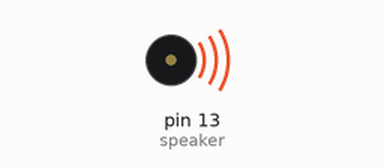
Simulated run of this sketch. Board: Arduino Uno, built with avr-gcc and run on an emulated ATmega328P. Parts: buzzer (waves = sounding).

Above: at 0.1 s.
Timing chart, 0 to 40.0 s (numbered marks = the images above):
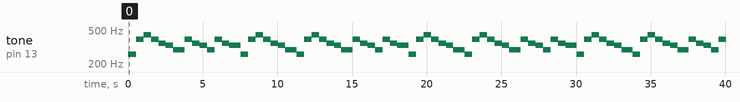

Measured:
- by itself, tone on pin 13 (speaker): plays 262 Hz for 0.04 s, 261 Hz for 0.50 s, 392 Hz for 0.50 s, 440 Hz for 0.50 s, 392 Hz for 0.50 s, 350 Hz for 0.50 s … (76 notes in this stretch)

The sketch:

Twinkle.ino
```cpp
//Adam Tesfai
//twinkle


int speaker = 13;
int tempo= 1000;
int w = tempo;
int h = w/2;
int q = h/2;
int e = q/2;
int s = e/2;

//define pitches for c scale

int c4 = 261;
int d4 = 293;
int e4 = 330;
int f4 = 350;
int g4 = 392;
int an4 = 440;
int b4 = 494;
int c5 = 523;

//function twinkle 1
void twinkle1() {
  //note for twinkle line 1
  int lineANotes [] = {c4, c4, g4, g4, an4, an4, g4, f4, f4, e4, e4, d4, d4, c4, };
  int lineARhythm [] = {q, q, q, q, q, q, h, q, q, q, q, q, h};

  for (int n = 0; n < 14; n++) {
   tone(speaker, lineANotes[n], lineARhythm[n]);
  delay(lineARhythm[n]);
  }
}

void twinkle2() {
  //note for twinkle line 2
  int lineANotes [] = {g4, g4, f4, f4, e4, e4, d4, g4, g4, f4, f4, e4, e4, d4, };
  int lineARhythm [] = {q, q, q, q, q, q, h, q, q, q, q, q, h};

  for (int n = 0; n < 14; n++) {
   tone(speaker, lineANotes[n], lineARhythm[n]);
  delay(lineARhythm[n]);
  }
}

void setup(){
  tone(13, 262, 500*0.8);
  delay(44);

}
void loop (){
  twinkle1();
  twinkle2();
  twinkle1();
}
```
